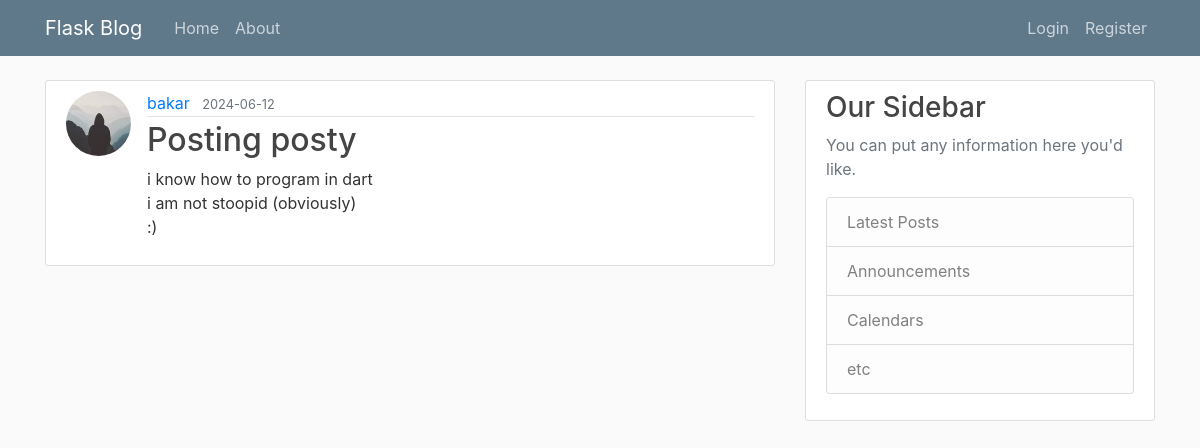
The app's page /post/4 with its own data.
### flaskblog/models.py (models this page shows, shortened)
class User(db.Model, UserMixin):
    id = db.Column(db.Integer, primary_key=True)
    username = db.Column(db.String(20), unique=True, nullable=False)
    email = db.Column(db.String(120), unique=True, nullable=False)
    image_file = db.Column(db.String(20), nullable=False, default='default.jpg')
    password = db.Column(db.String(60), nullable=False)
    posts = db.relationship('Post', backref='author', lazy=True)

class Post(db.Model):
    id = db.Column(db.Integer, primary_key = True)
    title = db.Column(db.String(100), nullable=False)
    date_posted = db.Column(db.DateTime, nullable=False, default=datetime.now)
    content = db.Column(db.Text, nullable=False)
    author_id = db.Column(db.Integer, db.ForeignKey('user.id'), nullable=False)

### flaskblog/posts/routes.py (the view)
@posts.route("/post/<int:post_id>")
def post(post_id):
    post = Post.query.get_or_404(post_id)
    return render_template('post.html', title=post.title, post=post)

### flaskblog/templates/post.html (shortened to what this page needs)
{% extends "layout.html" %}
{% block content %}
        <article class="media content-section">
          <img class="rounded-circle article-img" src="{{ url_for('static', filename='profile_pics/' + post.author.image_file)}}">
          <div class="media-body">
            <div class="article-metadata">
              <a class="mr-2" href="{{url_for('users.user_posts', username=post.author.username)}}">{{ post.author.username }}</a>
              <small class="text-muted">{{ post.date_posted.strftime('%Y-%m-%d') }}</small>
            </div>
            <h2>{{ post.title }}</h2>
            <p class="article-content">{{ post.content }}</p>
          </div>
        </article>
{% endblock content %}

### flaskblog/static/css/main.css (style rules this page uses)
body { background: #fafafa; color: #333333; margin-top: 5rem; }
h1, h2, h3, h4, h5, h6 { color: #444444; }
.content-section { background: #ffffff; padding: 10px 20px; border: 1px solid #dddddd; border-radius: 3px; margin-bottom: 20px; }
.article-content { white-space: pre-line; }
.article-img { height: 65px; width: 65px; margin-right: 16px; }
.article-metadata { padding-bottom: 1px; margin-bottom: 4px; border-bottom: 1px solid #e3e3e3 }

### records on screen
User: image_file (picture), author.username "bakar"
Post: date_posted "2024-06-12", title "Posting posty", content "i know how to program in dart i am not stoopid (obviously) :)"
